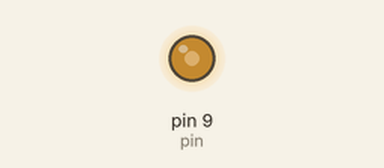
This sketch was run on a simulated Arduino Uno, built with avr-gcc and run on an emulated ATmega328P. Shown: output pins drawn as LEDs (lit = HIGH).

Above: at 0.05 s.
At 1.5 s:
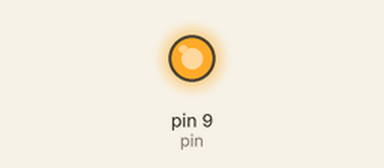
At 3.0 s:
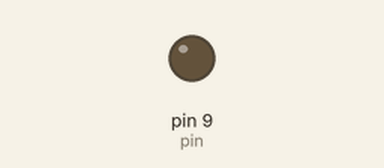
Timing chart, 0 to 6.9 s (numbered marks = the images above):
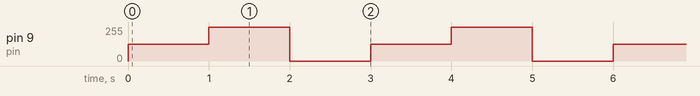

Measured:
- by itself, pin 9 (pin): repeats every 3.0 s: 255/255 1.0 s, 0/255 1.0 s, 125/255 1.0 s

The sketch:

mofset_example.ino
```cpp
int pin = 9; // change to whatever

void setup() {
  pinMode(pin,OUTPUT);
}


void loop() {
  analogWrite(pin, 125);
  delay(1000);
  analogWrite(pin,255);
  delay(1000);
  analogWrite(pin,0);
  delay(1000);
}
```
